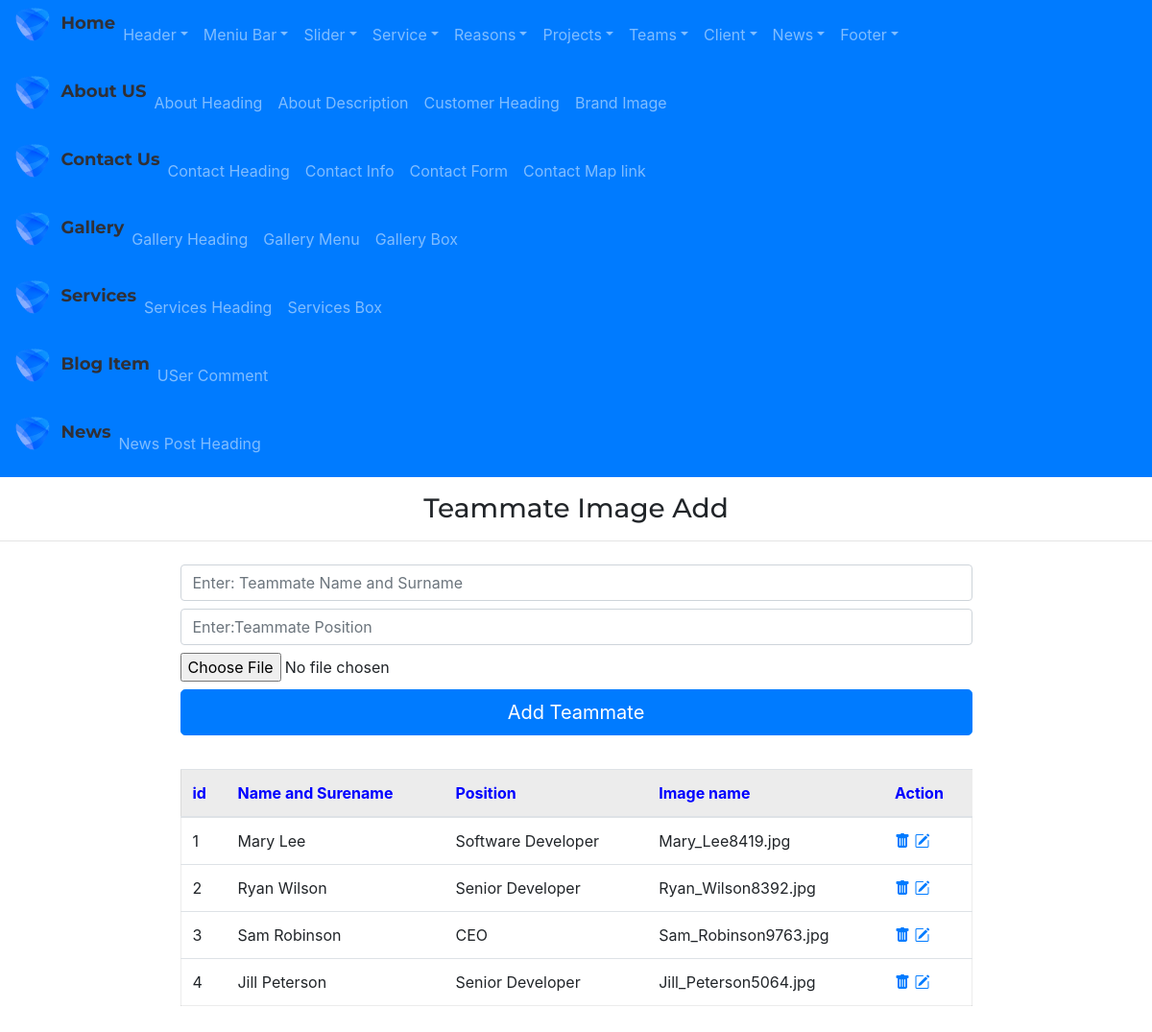
Page /admin/teamboxAdd/ on the earlier database version.
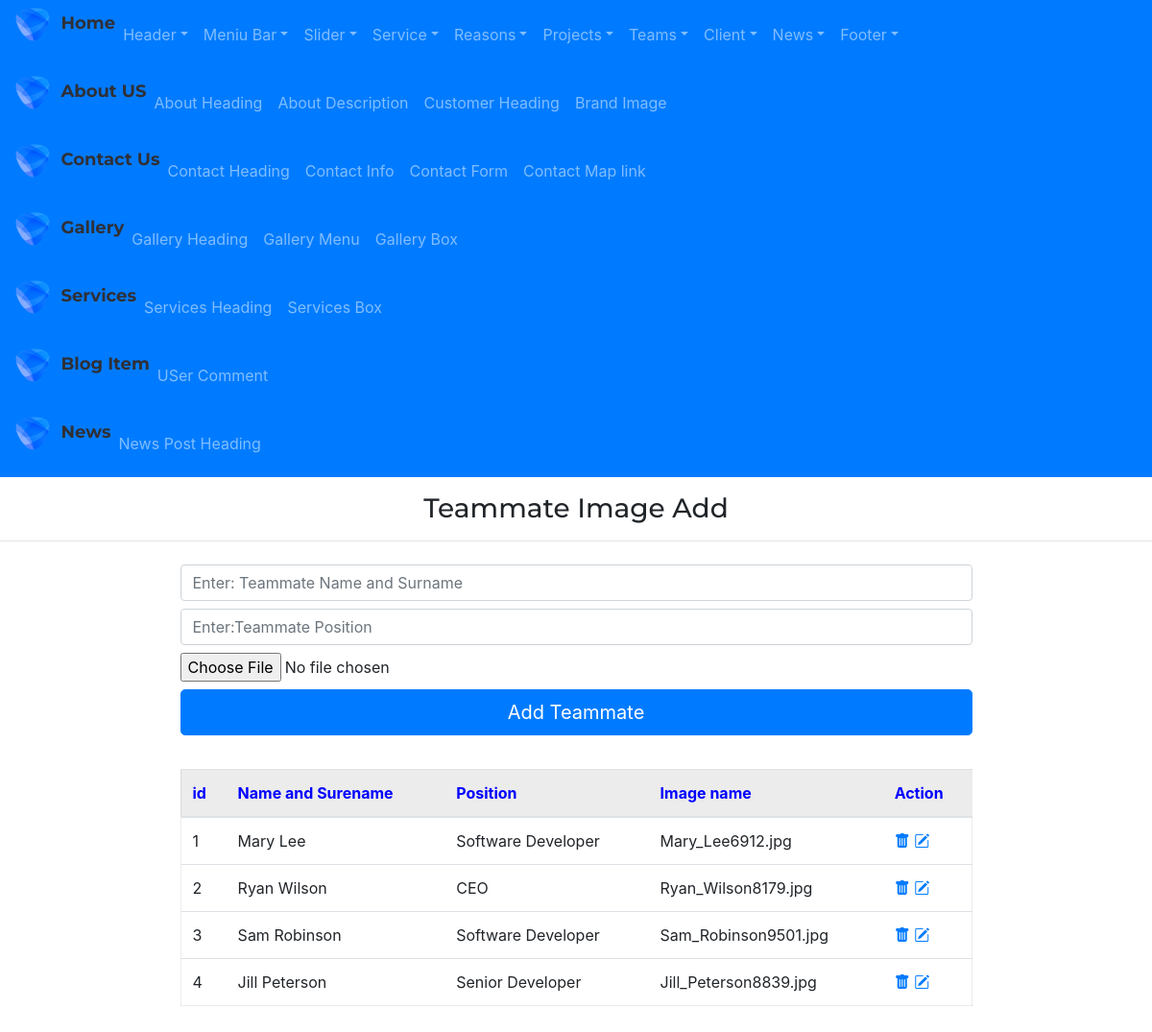
Same page on the later database version.
### app/models.py (models this page shows)
class TeamBox(db.Model):
    id=db.Column(db.Integer,primary_key=True)
    teammate_img=db.Column(db.String(255))
    teammate_name=db.Column(db.String(255))
    teammate_position=db.Column(db.String(255))

### admin/routes.py (the view, shortened to what this page needs)
@app.route("/admin/teamboxAdd/", methods=['GET','POST'])
def teamboxAdd():
    form=TeamBoxForm()
    teamboxs=TeamBox.query.all()
    return render_template("admin/teamboxAdd.html",form=form, teamboxs=teamboxs)

### admin/forms.py
class TeamBoxForm(FlaskForm):
    teammate_name=StringField('teammate_name')
    teammate_position=StringField('teammate_position')
    teammate_img=FileField('teammate_img')
    submit=SubmitField()

### app/templates/admin/teamboxAdd.html
{% extends "admin/base.html" %}
{% block content %}
<div class="adminright">
    <h3 class="my-3" style="text-align: center;">Teammate Image Add</h3>
    <hr>
    <div class="container">
        <div class="row d-flex justify-content-center">
            <div class="col-9">
                <form action="{{url_for('teamboxAdd')}}" method='POST' enctype="multipart/form-data">
                    {{ form.teammate_name(class="form-control my-2",placeholder="Enter: Teammate Name and Surname")}}
                    {{ form.teammate_position(class="form-control my-2",placeholder="Enter:Teammate Position")}}
                    {{ form.teammate_img(class="form-control-file my-2")}}
                    {{ form.submit(value='Add Teammate',class='btn btn-primary btn-lg btn-block')}}
                </form>
            </div>
        </div>
    </div>
    <div class="container marg">
        <div class="row justify-content-center">
            <div class="col-9 ">
                <table class="table table-hover " style="margin:35px 0px; border:1px solid rgba(0,0,0,.075);">
                    <thead>
                        <tr style="background-color: rgba(0,0,0,.075); color:blue">
                            <th scope="col">id</th>
                            <th scope="col">Name and Surename</th>
                            <th scope="col">Position</th>
                            <th scope="col">Image name</th>
                            <th scope="col">Action</th>
                        </tr>
                    </thead>
                    <tbody>
                        {% for teambox in teamboxs %}
                        <tr>
                            <td scope="row">{{teambox.id}}</td>
                            <td>{{teambox.teammate_name}}</td>
                            <td>{{teambox.teammate_position}}</td>
                            <td>{{teambox.teammate_img}}</td>
                            <td>
                                <a href="{{url_for('teamboxDelete', id=teambox.id)}}"><i
                                        class="bi bi-trash-fill"></i></a>
                                <a href="{{url_for('teamboxUpdate', id=teambox.id)}}"><i
                                        class="bi bi-pencil-square"></i></a>
                            </td>
                        </tr>
                        {% endfor %}
                    </tbody>
                </table>
            </div>
        </div>
    </div>
</div>
{% endblock %}

Differences in the rows shown:
changed TeamBox "Mary Lee": teammate_img "Mary_Lee8419.jpg" → "Mary_Lee6912.jpg"
changed TeamBox "Ryan Wilson": teammate_position "Senior Developer" → "CEO"; teammate_img "Ryan_Wilson8392.jpg" → "Ryan_Wilson8179.jpg"
changed TeamBox "Sam Robinson": teammate_position "CEO" → "Software Developer"; teammate_img "Sam_Robinson9763.jpg" → "Sam_Robinson9501.jpg"
changed TeamBox "Jill Peterson": teammate_img "Jill_Peterson5064.jpg" → "Jill_Peterson8839.jpg"
